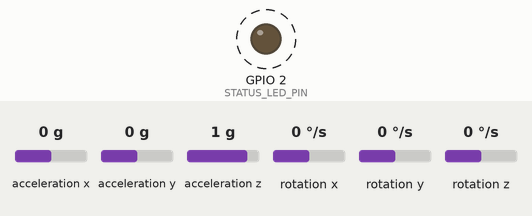
Recording of a sketch running on a simulated ESP32. On the bench: output pins drawn as LEDs (lit = HIGH). Wiring (inferred from the names in the program): MPU-6050 motion sensor at I2C address 0x68. Dashed ring = blinking. The test bench sets the inputs (shaded band); at power-on: acceleration x 0 g, acceleration y 0 g, acceleration z 1 g, rotation x 0 °/s, rotation y 0 °/s, rotation z 0 °/s. WiFi joins after 1.5 s; servers stay silent unless stated; uploads are accepted with an empty reply; the local clock reads 2024-03-15 10:24:30 at power-on unless the sketch sets it; what the sketch prints to the serial monitor is not drawn.

Above: at 2.6 s.
Timing chart, 0 to 6.1 s (numbered marks = the images above):
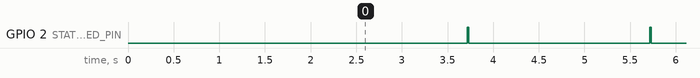

Measured:
- by itself, GPIO 2 (STATUS_LED_PIN): alternates HIGH for 0.02 s and LOW for 2.0 s

The sketch:

esp32_collar.ino
```cpp
/*
 * ==============================================================================
 * Smart Livestock Monitoring System — ESP32 Smart Collar Firmware
 * Target Animal: Lakshmi (Cow ID: COW-001)
 * Device ID:     ESP32-COLLAR-01
 *
 * Hardware Architecture:
 * - Microcontroller: ESP32-WROOM-32 (240MHz dual-core, 520KB SRAM)
 * - IMU Sensor:      MPU-6050 / BNO055 (I2C: SDA=GPIO21, SCL=GPIO22)
 * - Temp Sensor:     DS18B20 Digital Thermometer (OneWire: GPIO4)
 * - Battery Monitor: Voltage Divider (ADC: GPIO34)
 *
 * Frequency Separation (as required by AI Pipeline Specification):
 * 1. Sensor Acquisition Frequency: 10 Hz (every 100 ms) via precision interval
 * 2. Network Transmission Cadence: 0.5 Hz (every 2000 ms = batch of 20 samples)
 * 3. Backend Inference Cadence:   Rolling window evaluation (20 to 70 samples)
 * ==============================================================================
 */

#include <WiFi.h>
#include <HTTPClient.h>
#include <Wire.h>
#include <time.h>

// --- Network Configuration ---
const char* WIFI_SSID     = "YOUR_WIFI_SSID";
const char* WIFI_PASSWORD = "YOUR_WIFI_PASSWORD";
const char* SERVER_URL    = "http://192.168.1.100:8000/sensor-data/batch";
const char* SERVER_FALLBACK_URL = "http://192.168.1.100:8000/sensor-data";

// --- Device Identifiers ---
const char* COW_ID    = "COW-001";
const char* DEVICE_ID = "ESP32-COLLAR-01";

// --- Sensor Pin Mapping ---
#define I2C_SDA_PIN    21
#define I2C_SCL_PIN    22
#define DS18B20_PIN    4
#define STATUS_LED_PIN 2

// --- Sampling Parameters ---
const unsigned long SAMPLE_INTERVAL_MS = 100;   // 10 Hz acquisition
const int BATCH_SIZE = 20;                     // 20 readings = 2.0 seconds window
const float GRAVITY = 9.80665f;

// --- MPU-6050 Registers ---
#define MPU6050_ADDR         0x68
#define MPU6050_PWR_MGMT_1   0x6B
#define MPU6050_ACCEL_XOUT_H 0x3B
#define MPU6050_GYRO_XOUT_H  0x43

// Sensitivity Scale Factors for ±2g and ±250 deg/s
const float ACCEL_SCALE = 16384.0f; // LSB/g
const float GYRO_SCALE  = 131.0f;   // LSB/(deg/s)

// Data structure for one timestamped reading
struct SensorReading {
  char timestamp[32];
  float accel_x;
  float accel_y;
  float accel_z;
  float gyro_x;
  float gyro_y;
  float gyro_z;
  float temperature_c;
};

// Batch buffer
SensorReading sampleBuffer[BATCH_SIZE];
int bufferIndex = 0;
unsigned long lastSampleTime = 0;

// NTP Time Client for True UTC Timestamps
const char* NTP_SERVER = "pool.ntp.org";
const long  GMT_OFFSET_SEC = 0;
const int   DAYLIGHT_OFFSET_SEC = 0;

void setupMPU6050() {
  Wire.begin(I2C_SDA_PIN, I2C_SCL_PIN, 400000); // 400kHz fast I2C
  Wire.beginTransmission(MPU6050_ADDR);
  Wire.write(MPU6050_PWR_MGMT_1);
  Wire.write(0x00); // Wake up MPU-6050
  Wire.endTransmission(true);
  Serial.println("[INFO] MPU-6050 initialized.");
}

void getIsoTimestamp(char* outBuffer, size_t maxLen) {
  struct tm timeinfo;
  if (!getLocalTime(&timeinfo)) {
    // Fallback to relative milliseconds if NTP not yet synced
    snprintf(outBuffer, maxLen, "2026-10-28T00:00:%02luZ", (millis() / 1000) % 60);
    return;
  }
  strftime(outBuffer, maxLen, "%Y-%m-%dT%H:%M:%SZ", &timeinfo);
}

void readSensors(SensorReading& outReading) {
  // Read 14 bytes from MPU-6050 (Accel 6B, Temp 2B, Gyro 6B)
  Wire.beginTransmission(MPU6050_ADDR);
  Wire.write(MPU6050_ACCEL_XOUT_H);
  Wire.endTransmission(false);
  Wire.requestFrom(MPU6050_ADDR, 14, true);

  if (Wire.available() >= 14) {
    int16_t raw_ax = (Wire.read() << 8) | Wire.read();
    int16_t raw_ay = (Wire.read() << 8) | Wire.read();
    int16_t raw_az = (Wire.read() << 8) | Wire.read();
    int16_t raw_t  = (Wire.read() << 8) | Wire.read();
    int16_t raw_gx = (Wire.read() << 8) | Wire.read();
    int16_t raw_gy = (Wire.read() << 8) | Wire.read();
    int16_t raw_gz = (Wire.read() << 8) | Wire.read();

    outReading.accel_x = (float)raw_ax / ACCEL_SCALE; // in g
    outReading.accel_y = (float)raw_ay / ACCEL_SCALE; // in g
    outReading.accel_z = (float)raw_az / ACCEL_SCALE; // in g

    outReading.gyro_x = (float)raw_gx / GYRO_SCALE;   // in dps
    outReading.gyro_y = (float)raw_gy / GYRO_SCALE;   // in dps
    outReading.gyro_z = (float)raw_gz / GYRO_SCALE;   // in dps

    // MPU internal die temperature (or external DS18B20)
    outReading.temperature_c = ((float)raw_t / 340.0f) + 36.53f;
  }

  getIsoTimestamp(outReading.timestamp, sizeof(outReading.timestamp));
}

void transmitBatch() {
  if (WiFi.status() != WL_CONNECTED) {
    Serial.println("[WARN] WiFi disconnected. Reconnecting...");
    WiFi.reconnect();
    return;
  }

  HTTPClient http;
  http.begin(SERVER_URL);
  http.addHeader("Content-Type", "application/json");

  // Construct JSON batch array
  String json = "[";
  for (int i = 0; i < BATCH_SIZE; i++) {
    if (i > 0) json += ",";
    json += "{\"cow_id\":\"";
    json += COW_ID;
    json += "\",\"device_id\":\"";
    json += DEVICE_ID;
    json += "\",\"timestamp\":\"";
    json += sampleBuffer[i].timestamp;
    json += "\",\"sensors\":{";
    json += "\"accel_x\":" + String(sampleBuffer[i].accel_x, 4) + ",";
    json += "\"accel_y\":" + String(sampleBuffer[i].accel_y, 4) + ",";
    json += "\"accel_z\":" + String(sampleBuffer[i].accel_z, 4) + ",";
    json += "\"gyro_x\":" + String(sampleBuffer[i].gyro_x, 4) + ",";
    json += "\"gyro_y\":" + String(sampleBuffer[i].gyro_y, 4) + ",";
    json += "\"gyro_z\":" + String(sampleBuffer[i].gyro_z, 4) + ",";
    json += "\"temperature_c\":" + String(sampleBuffer[i].temperature_c, 2);
    json += "}}";
  }
  json += "]";

  int httpCode = http.POST(json);
  if (httpCode == 201 || httpCode == 200) {
    Serial.printf("[INFO] Batch sent: %d readings (HTTP %d)\n", BATCH_SIZE, httpCode);
    digitalWrite(STATUS_LED_PIN, HIGH);
    delay(20);
    digitalWrite(STATUS_LED_PIN, LOW);
  } else {
    Serial.printf("[ERROR] HTTP POST failed: %d (%s)\n", httpCode, http.errorToString(httpCode).c_str());
  }
  http.end();
}

void setup() {
  Serial.begin(115200);
  pinMode(STATUS_LED_PIN, OUTPUT);

  Serial.println("\n==============================================");
  Serial.println("Smart Livestock Monitoring Collar Starting...");
  Serial.println("==============================================");

  setupMPU6050();

  // Connect WiFi
  WiFi.mode(WIFI_STA);
  WiFi.begin(WIFI_SSID, WIFI_PASSWORD);
  Serial.print("[INFO] Connecting to WiFi");
  int attempts = 0;
  while (WiFi.status() != WL_CONNECTED && attempts < 20) {
    delay(500);
    Serial.print(".");
    attempts++;
  }
  if (WiFi.status() == WL_CONNECTED) {
    Serial.println("\n[INFO] WiFi Connected. IP: " + WiFi.localIP().toString());
    configTime(GMT_OFFSET_SEC, DAYLIGHT_OFFSET_SEC, NTP_SERVER);
  } else {
    Serial.println("\n[WARN] WiFi connection failed. Will retry in loop.");
  }

  lastSampleTime = millis();
}

void loop() {
  unsigned long now = millis();

  // 10 Hz Acquisition Loop (every 100 ms)
  if (now - lastSampleTime >= SAMPLE_INTERVAL_MS) {
    lastSampleTime += SAMPLE_INTERVAL_MS;

    readSensors(sampleBuffer[bufferIndex]);
    bufferIndex++;

    // When 20 samples (2 seconds) accumulated, transmit batch
    if (bufferIndex >= BATCH_SIZE) {
      transmitBatch();
      bufferIndex = 0;
    }
  }
}
```
